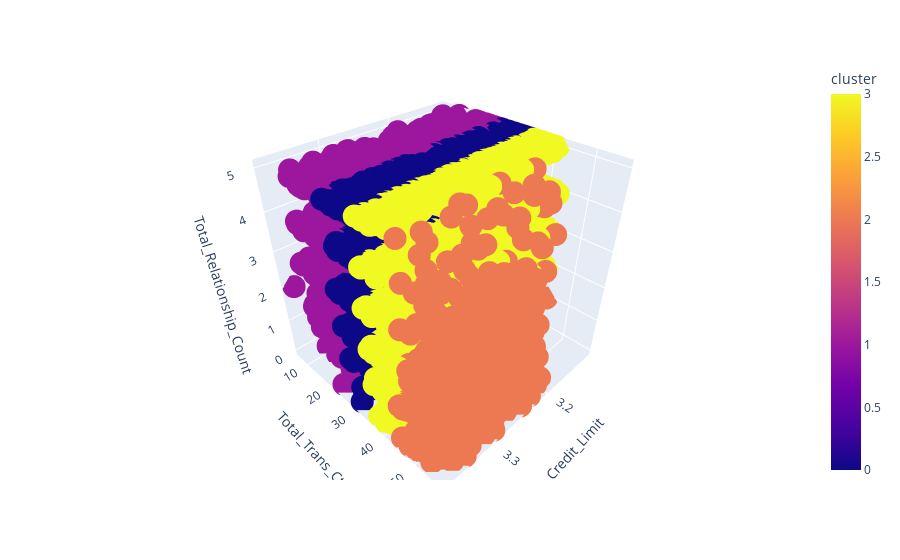

This figure's notebook cell:
### Code cell
fig = px.scatter_3d(dataframe, x = 'Credit_Limit',
y = 'Total_Trans_Ct',
z = 'Total_Relationship_Count',
color = 'cluster')

fig.show()

### Figure 1 — Plotly figure (JSON) as saved in the notebook; plotly's stock layout.template omitted (floating-point values rounded to 4 significant figures; data arrays with more than 128 entries replaced by an {"elided": "..."} marker saying what was removed)
{"data": [{"hovertemplate": "Credit_Limit=%{x}<br>Total_Trans_Ct=%{y}<br>Total_Relationship_Count=%{z}<br>cluster=%{marker.color}<extra></extra>", "legendgroup": "", "marker": {"color": {"elided": "9142 int values"}, "coloraxis": "coloraxis", "symbol": "circle"}, "mode": "markers", "name": "", "scene": "scene", "showlegend": false, "type": "scatter3d", "x": {"elided": "9142 float values"}, "y": {"elided": "9142 float values"}, "z": {"elided": "9142 float values"}}], "layout": {"coloraxis": {"colorbar": {"title": {"text": "cluster"}}, "colorscale": [[0, "#0d0887"], [0.1111, "#46039f"], [0.2222, "#7201a8"], [0.3333, "#9c179e"], [0.4444, "#bd3786"], [0.5556, "#d8576b"], [0.6667, "#ed7953"], [0.7778, "#fb9f3a"], [0.8889, "#fdca26"], [1, "#f0f921"]]}, "legend": {"tracegroupgap": 0}, "margin": {"t": 60}, "scene": {"domain": {"x": [0, 1], "y": [0, 1]}, "xaxis": {"title": {"text": "Credit_Limit"}}, "yaxis": {"title": {"text": "Total_Trans_Ct"}}, "zaxis": {"title": {"text": "Total_Relationship_Count"}}}}}
